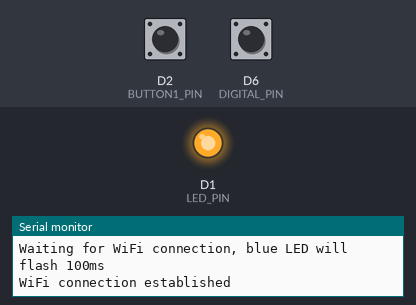
The sketch below on a simulated ESP8266 (NodeMCU). Shown: output pins drawn as LEDs (lit = HIGH), the last lines printed to the serial monitor. Inputs (shaded band) come from the test bench; at power-on: D2 (BUTTON1_PIN) HIGH, D6 (DIGITAL_PIN) HIGH. WiFi joins after 1.5 s; servers stay silent unless stated; uploads are accepted with an empty reply.

Above: at 2.7 s.
2.8 s: D2 (BUTTON1_PIN) pulled LOW for 0.15 s
At 4.2 s:
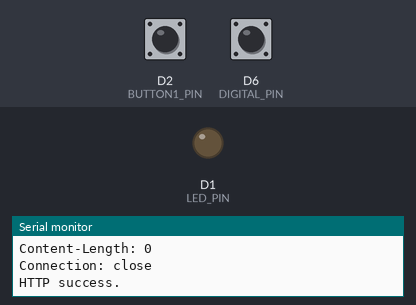
Timing chart, 0 to 5.8 s (numbered marks = the images above; inputs shaded):
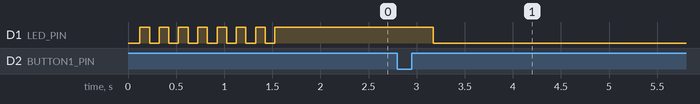

The sketch:

esp8266IotButton.ino
```cpp
// (licence header left out)
/*

Based on the example from SparkFun at:

https://learn.sparkfun.com/tutorials/esp8266-thing-hookup-guide/example-sketch-posting-to-phant

SparkFun code, firmware, and software is released under the MIT
License(http://opensource.org/licenses/MIT).

The MIT License (MIT)

Copyright (c) 2015 SparkFun Electronics

Permission is hereby granted, free of charge, to any person obtaining a copy of
this software and associated documentation files (the "Software"), to deal in
the Software without restriction, including without limitation the rights to
use, copy, modify, merge, publish, distribute, sublicense, and/or sell copies
of the Software, and to permit persons to whom the Software is furnished to do
so, subject to the following conditions:

The above copyright notice and this permission notice shall be included in all
copies or substantial portions of the Software.

THE SOFTWARE IS PROVIDED "AS IS", WITHOUT WARRANTY OF ANY KIND, EXPRESS OR
IMPLIED, INCLUDING BUT NOT LIMITED TO THE WARRANTIES OF MERCHANTABILITY,
FITNESS FOR A PARTICULAR PURPOSE AND NONINFRINGEMENT. IN NO EVENT SHALL THE
AUTHORS OR COPYRIGHT HOLDERS BE LIABLE FOR ANY CLAIM, DAMAGES OR OTHER
LIABILITY, WHETHER IN AN ACTION OF CONTRACT, TORT OR OTHERWISE, ARISING FROM,
OUT OF OR IN CONNECTION WITH THE SOFTWARE OR THE USE OR OTHER DEALINGS IN
THE SOFTWARE.
*/

/*
 * Copyright (C) 2016 Menlo Park Innovation LLC
 *
 * This is licensed software, all rights as to the software
 * is reserved by Menlo Park Innovation LLC.
 *
 * A license included with the distribution provides certain limited
 * rights to a given distribution of the work.
 *
 * This distribution includes a copy of the license agreement and must be
 * provided along with any further distribution or copy thereof.
 *
 * If this license is missing, or you wish to license under different
 * terms please contact:
 *
 * menloparkinnovation.com
 * menloparkinnovation@gmail.com
 */

/*
 *  The MIT License (MIT)
 *
 *  Copyright (c) 2016 Menlo Park Innovation LLC
 *
 *  Permission is hereby granted, free of charge, to any person obtaining a copy
 *  of this software and associated documentation files (the "Software"), to deal
 *  in the Software without restriction, including without limitation the rights
 *  to use, copy, modify, merge, publish, distribute, sublicense, and/or sell
 *  copies of the Software, and to permit persons to whom the Software is
 *  furnished to do so, subject to the following conditions:
 *
 *  The above copyright notice and this permission notice shall be included in
 *  all copies or substantial portions of the Software.
 *
 *  THE SOFTWARE IS PROVIDED "AS IS", WITHOUT WARRANTY OF ANY KIND, EXPRESS OR
 *  IMPLIED, INCLUDING BUT NOT LIMITED TO THE WARRANTIES OF MERCHANTABILITY,
 *  FITNESS FOR A PARTICULAR PURPOSE AND NONINFRINGEMENT. IN NO EVENT SHALL THE
 *  AUTHORS OR COPYRIGHT HOLDERS BE LIABLE FOR ANY CLAIM, DAMAGES OR OTHER
 *  LIABILITY, WHETHER IN AN ACTION OF CONTRACT, TORT OR OTHERWISE, ARISING FROM,
 *  OUT OF OR IN CONNECTION WITH THE SOFTWARE OR THE USE OR OTHER DEALINGS IN
 *  THE SOFTWARE.
 */

// Include the ESP8266 WiFi library. (Works a lot like the Arduino WiFi library.)
#include <ESP8266WiFi.h>

// Fingerprint of https://data.sparkfun.com for SSL
const char fingerPrint[] = "29 9F 93 FA B0 89 37 C4 BC 76 D7 EB DE 13 6E EC 82 A4 4D 68";

//////////////////////
// WiFi Definitions //
//////////////////////

//
// Note: These are case sensitive for both SSID and passphrase
//

const char WiFiSSID[] = "iotbutton";
const char WiFiPSK[] = "thisisakey123";

//
// Host
//
const char IotHost[] = "iotbutton.azurewebsites.net";

//
// Host Port
//
const int IotHostPort = 80;

/////////////////////
// Pin Definitions //
/////////////////////
const int LED_PIN = 5; // Thing's onboard, green LED
const int ANALOG_PIN = A0; // The only analog pin on the Thing
const int DIGITAL_PIN = 12; // Digital pin to be read

const int BUTTON1_PIN = 4;  // D4 is an interrupt pin, with pullup
const int BUTTON2_PIN = 12; // D12 is an interrupt pin, with pullup

//
// This limits how often posts occur.
//
//const unsigned long postRate = 30000;
const unsigned long postRate = 1000; // instant button feedback
unsigned long lastPost = 0;

void setup()
{
  initHardware();
  connectWiFi();

  // Turn the LED on
  digitalWrite(LED_PIN, HIGH);
}

//
// Returns true if button1 is pressed.
//
// Note: Buttons are pulled up using input pullups and are LOW
// when pressed.
//
static int button1_state = HIGH;

bool
Button1Pressed()
{
    int state;
    int lastState;

    // https://www.arduino.cc/en/Reference/digitalRead

    //
    // Debounce the button
    //
    lastState = digitalRead(BUTTON1_PIN);
    delay(10);
    state = digitalRead(BUTTON1_PIN);

    if ((lastState == LOW) && (state == LOW)) {

        //
        // Button is pressed after debounce.
        //
        // If the last published state was low, we set it
        // high and return true.
        //
        if (button1_state != LOW) {
            button1_state = LOW;
            return true;
        }

        //
        // Button press has already been registered, so
        // return false.
        //

        return false;
    }
    else if ((lastState == HIGH) && (state == HIGH)) {

        //
        // We have a debounced low reading. Reset the state
        // so that we can re-arm for another button push
        // send.
        //

        button1_state = HIGH;

        return false;
    }
    else {
        // Do nothing, the button is bouncing.
        return false;
    }
}

//
// Returns true if button2 is pressed.
//
static int button2_state = HIGH;

bool
Button2Pressed()
{
    int state;
    int lastState;

    // https://www.arduino.cc/en/Reference/digitalRead

    //
    // Debounce the button
    //
    lastState = digitalRead(BUTTON2_PIN);
    delay(10);
    state = digitalRead(BUTTON2_PIN);

    if ((lastState == LOW) && (state == LOW)) {

        //
        // Button is pressed after debounce.
        //
        // If the last published state was low, we set it
        // high and return true.
        //
        if (button2_state != LOW) {
            button2_state = LOW;
            return true;
        }

        //
        // Button press has already been registered, so
        // return false.
        //

        return false;
    }
    else if ((lastState == HIGH) && (state == HIGH)) {

        //
        // We have a debounced low reading. Reset the state
        // so that we can re-arm for another button push
        // send.
        //

        button2_state = HIGH;

        return false;
    }
    else {
        // Do nothing, the button is bouncing.
        return false;
    }
}

//
// This allows retry attempts at send when a button
// is pressed.
//
static bool button1_pressed = false;
static bool button2_pressed = false;

void loop()
{
    if (Button1Pressed()) {
        Serial.println("Button 1 Pressed!");
        button1_pressed = true;
    }

    if (Button2Pressed()) {
        Serial.println("Button 2 Pressed!");
        button2_pressed = true;
    }

    //
    // This limits the rate that message are sent
    //
    if (lastPost + postRate <= millis())
    {
        //
        // Process button 1 event
        //
        if (button1_pressed) {
            Serial.println("sending button 1 press event");

            if (postToButtonService(1)) {
                lastPost = millis();
                button1_pressed = false;
            }
            else {
                // Wait 10 seconds on failure
               delay(10000);
            }
        }

        //
        // Process button 2 event
        //
        if (button2_pressed) {
            Serial.println("sending button 2 press event");

            if (postToButtonService(2)) {
                lastPost = millis();
                button2_pressed = false;
            }
            else {
                // Wait 10 seconds on failure
               delay(10000);
            }
        }
    }
}

void connectWiFi()
{
  byte ledStatus = LOW;

  // Set WiFi mode to station (as opposed to AP or AP_STA)
  WiFi.mode(WIFI_STA);

  Serial.println("WiFi.begin");

  // WiFI.begin([ssid], [passkey]) initiates a WiFI connection
  // to the stated [ssid], using the [passkey] as a WPA, WPA2,
  // or WEP passphrase.
  WiFi.begin(WiFiSSID, WiFiPSK);

  Serial.println("Waiting for WiFi connection, blue LED will flash 100ms");

  // Use the WiFi.status() function to check if the ESP8266
  // is connected to a WiFi network.
  while (WiFi.status() != WL_CONNECTED)
  {
    // Blink the LED
    digitalWrite(LED_PIN, ledStatus); // Write LED high/low
    ledStatus = (ledStatus == HIGH) ? LOW : HIGH;

    // Delays allow the ESP8266 to perform critical tasks
    // defined outside of the sketch. These tasks include
    // setting up, and maintaining, a WiFi connection.
    delay(100);
    // Potentially infinite loops are generally dangerous.
    // Add delays -- allowing the processor to perform other
    // tasks -- wherever possible.
  }

  Serial.println("WiFi connection established");

}

void initHardware()
{
  Serial.begin(9600);

  pinMode(DIGITAL_PIN, INPUT_PULLUP);
  pinMode(LED_PIN, OUTPUT);

  // Configure Button pins
  pinMode(BUTTON1_PIN, INPUT_PULLUP);
  pinMode(BUTTON2_PIN, INPUT_PULLUP);

  //
  // Been receiving phanton power on events, so clear out
  // any digital latches due to the above mode change.
  //
  delay(10);

  // Clear any latched status
  digitalRead(BUTTON1_PIN);
  digitalRead(BUTTON2_PIN);

  delay(10);

  // Turn the LED off
  digitalWrite(LED_PIN, LOW);

  // Don't need to set ANALOG_PIN as input,
  // that's all it can be.
}

static const char HEADER_POST_URL1[] PROGMEM = "POST /iotbutton";
static const char HEADER_POST_URL2[] PROGMEM = " HTTP/1.1\n";
static const char HEADER_CONNECTION_CLOSE[] PROGMEM = "Connection: close\n";
static const char HEADER_CONTENT_TYPE[] PROGMEM = "Content-Type: application/json\n";
static const char HEADER_CONTENT_LENGTH[] PROGMEM = "Content-Length: ";

String generatePostContent(String host, String params)
{
  String result;

  //String result = "POST /iotbutton" HTTP/1.1\n";
  for (int i=0; i<strlen(HEADER_POST_URL1); i++)
  {
    result += (char)pgm_read_byte_near(HEADER_POST_URL1 + i);
  }

  for (int i=0; i<strlen(HEADER_POST_URL2); i++)
  {
    result += (char)pgm_read_byte_near(HEADER_POST_URL2 + i);
  }

  result += "Host: " + host + "\n";

  //result += "Connection: close\n";
  for (int i=0; i<strlen(HEADER_CONNECTION_CLOSE); i++)
  {
    result += (char)pgm_read_byte_near(HEADER_CONNECTION_CLOSE + i);
  }

  //result += "Content-Type: application/json\n";
  for (int i=0; i<strlen(HEADER_CONTENT_TYPE); i++)
  {
    result += (char)pgm_read_byte_near(HEADER_CONTENT_TYPE + i);
  }

  //result += "Content-Length: " + String(params.length()) + "\n\n";
  for (int i=0; i<strlen(HEADER_CONTENT_LENGTH); i++)
  {
    result += (char)pgm_read_byte_near(HEADER_CONTENT_LENGTH + i);
  }

  result += String(params.length()) + "\n\n";
  result += params;

  return result;
}

int postToButtonService(int buttonNumber)
{
  int index;
  int c;

  // 10 seconds
  unsigned long timeout = 10L * 1000L;

  static char response[512];
  static int responseLength = 0;

  // LED turns on when we enter, it'll go off when we
  // successfully post.
  digitalWrite(LED_PIN, HIGH);

  // Do a little work to get a unique-ish name. Append the
  // last two bytes of the MAC (HEX'd) to "Thing-":
  uint8_t mac[WL_MAC_ADDR_LENGTH];
  WiFi.macAddress(mac);
  String macID = String(mac[WL_MAC_ADDR_LENGTH - 2], HEX) +
                 String(mac[WL_MAC_ADDR_LENGTH - 1], HEX);
  macID.toUpperCase();
  String postedID = "IoTButton-" + macID;

  Serial.print("ThingID=");
  Serial.println(postedID);

  // Now connect to data.sparkfun.com, and post our data:
#if 1
  WiFiClient client;
  int httpPort = IotHostPort;

  if (!client.connect(IotHost, httpPort))
  {
    // If we fail to connect, return 0.
    Serial.println("Failed to connect on non-SSL");

    // ensures we don't leave a half connection hanging
    client.stop();

    return 0;
  }

#else

  //
  // Test SSL support
  //
  WiFiClientSecure client;
  int httpPort = IotHostPort;

  if (!client.connect(IotHost, httpPort))
  {
    // If we fail to connect, return 0.
    Serial.println("Failed to connect on SSL");

    // ensures we don't leave a half connection hanging
    client.stop();

    return 0;
  }

  if (client.verify(fingerPrint, IotHost)) {
      Serial.println("Site SSL fingerprint OK");
  }
  else {
      Serial.println("Site SSL fingerprint *NOT* OK");
  }

#endif

  String jsonDocument;

  if (buttonNumber == 1) {
      jsonDocument += "{\"device_id\": \"123\", \"button_state\": \"1 pressed\", \"battery_level\": \"90\"}";
  }
  else {
      jsonDocument += "{\"device_id\": \"123\", \"button_state\": \"2 pressed\", \"battery_level\": \"90\"}";
  }

  // If we successfully connected, print our post:
  client.print(generatePostContent(IotHost, jsonDocument));

  //
  // Now get any received document response
  //
  index = 0;

  while (client.connected() && (client.available() || (timeout-- > 0))) {

        c = client.read();
        if (c == (-1)) {
            // This ensures the timeout value represents a count of milliseconds
            delay(1);
            continue;
        }

        // Leave room for terminating NUL '\0'
        if (index < (sizeof(response) - 1)) {

            // add to response buffer
            response[index++] = c;
        }
        else {

            //
            // we continue to drain characters until timeout as to
            // not reset/hang the connection.
            //
        }
  }

  responseLength = index;
  response[index] = '\0'; // ensure NUL terminated

  //
  // We are done with the connection, close it now before any
  // serial output so we don't fire off any timeouts
  //
  client.stop();

  if (index == (sizeof(response) - 1)) {
      Serial.println("maximum document size received, truncated");
  }

  Serial.print(response);

  // Before we exit, turn the LED off.
  digitalWrite(LED_PIN, LOW);

  Serial.println("HTTP success.");

  return 1; // Return success
}
```

Measured:
- after the input at 2.8 s, D1 (LED_PIN): HIGH → LOW after 0.37 s
